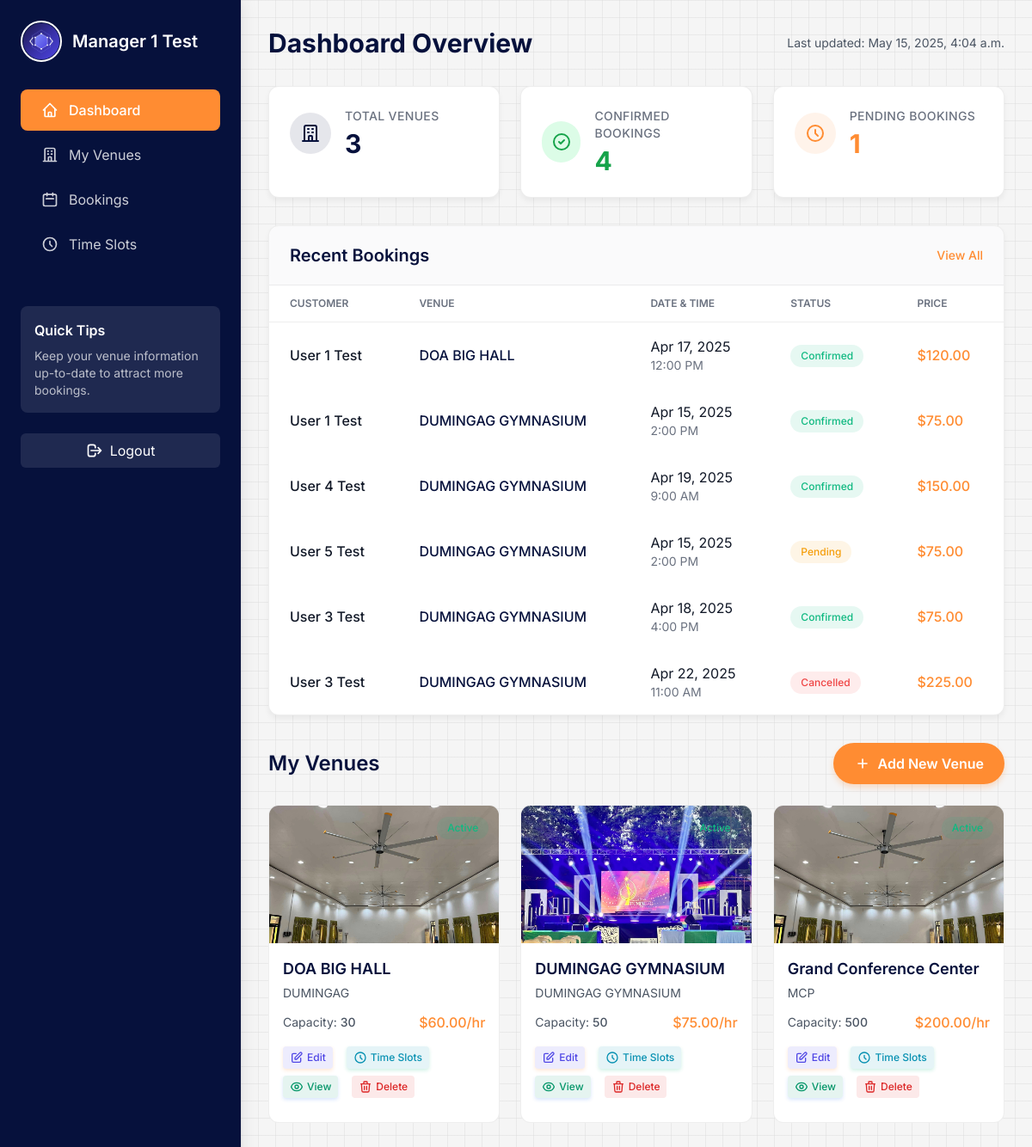
The page /manager/ (signed in) on the database as committed earlier.
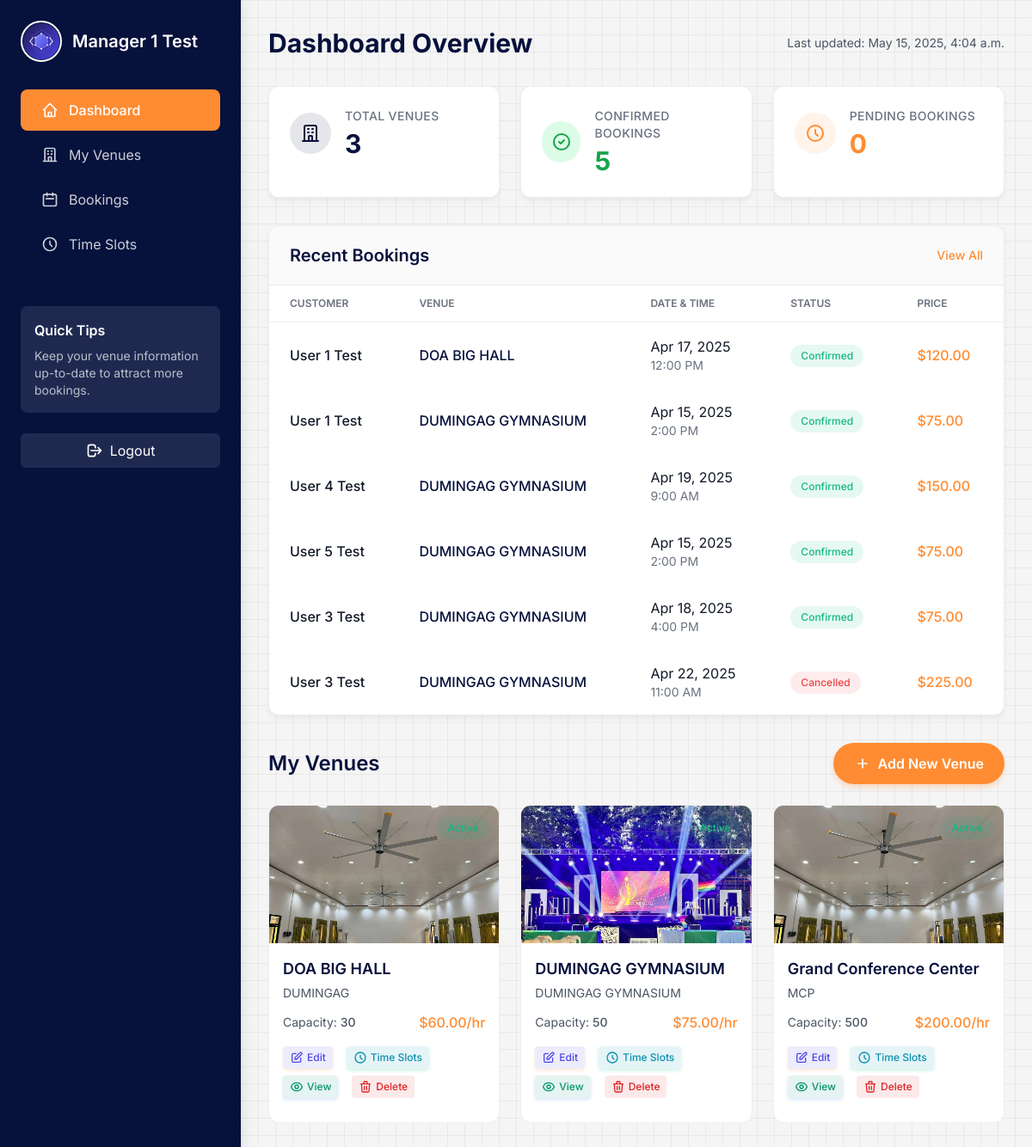
The same page on the database as committed later.
### booking/models/booking.py (models this page shows, shortened)
class Booking(models.Model):
    STATUS_CHOICES = [
        ('pending', 'Pending'),
        ('confirmed', 'Confirmed'),
        ('cancelled', 'Cancelled'),
    ]
    user = models.ForeignKey(User, on_delete=models.CASCADE, related_name='bookings')
    venue = models.ForeignKey(Venue, on_delete=models.CASCADE, related_name='bookings')
    time_slot = models.ForeignKey(TimeSlot, on_delete=models.CASCADE, related_name='bookings')
    num_guests = models.PositiveIntegerField()
    status = models.CharField(max_length=20, choices=STATUS_CHOICES, default='pending')
    special_requests = models.TextField(blank=True)
    total_price = models.DecimalField(max_digits=10, decimal_places=2)
    booking_date = models.DateTimeField(auto_now_add=True)
    class Meta:
        ordering = ['-booking_date']

### booking/models/venue.py (models this page shows, shortened)
class Venue(models.Model):
    STATUS_CHOICES = [
        ('active', 'Active'),
        ('maintenance', 'Under Maintenance'),
        ('inactive', 'Inactive'),
    ]
    name = models.CharField(max_length=200)
    description = models.TextField()
    address = models.CharField(max_length=255)
    capacity = models.PositiveIntegerField()
    hourly_rate = models.DecimalField(max_digits=10, decimal_places=2)
    image = models.ImageField(upload_to='venues/', blank=True, null=True)
    categories = models.ManyToManyField(Category, related_name='venues')
    manager = models.ForeignKey(VenueManager, on_delete=models.SET_NULL, null=True, related_name='managed_venues')
    status = models.CharField(max_length=20, choices=STATUS_CHOICES, default='active')
    created_at = models.DateTimeField(auto_now_add=True)
    updated_at = models.DateTimeField(auto_now=True)
    class Meta:
        ordering = ['name']

### booking/models/time_slot.py (models this page shows, shortened)
class TimeSlot(models.Model):
    venue = models.ForeignKey(Venue, on_delete=models.CASCADE, related_name='time_slots')
    date = models.DateField()
    start_time = models.TimeField()
    end_time = models.TimeField()
    is_available = models.BooleanField(default=True)
    class Meta:
        ordering = ['date', 'start_time']
        unique_together = ['venue', 'date', 'start_time']

### booking/views/manager_views.py (the view)
# urls.py: path('manager/', views.manager_dashboard, name='manager_dashboard'),
@login_required
@venue_manager_required
def manager_dashboard(request):
    manager = request.user.venue_manager
    venues = Venue.objects.filter(manager=manager)
    recent_bookings = Booking.objects.filter(
        venue__in=venues
    ).order_by('-booking_date')[:10]
    pending_bookings_count = Booking.objects.filter(
        venue__in=venues,
        status='pending'
    ).count()
    venues_count = venues.count()
    confirmed_bookings_count = Booking.objects.filter(
        venue__in=venues,
        status='confirmed'
    ).count()
    context = {
        'manager': manager,
        'venues': venues,
        'recent_bookings': recent_bookings,
        'pending_bookings_count': pending_bookings_count,
        'venues_count': venues_count,
        'confirmed_bookings_count': confirmed_bookings_count,
    }
    return render(request, 'manager/dashboard.html', context)

### booking/context_processors.py (called while the page is built)
def common_context(request):
    return {
        'all_categories': Category.objects.all(),
    }

### templates/manager/dashboard.html (shortened to what this page needs)
<!DOCTYPE html>
<html lang="en">
<head>
    <script src="https://cdn.tailwindcss.com"></script>
</head>
<body>
    <div class="dashboard-container">
        {% with active_page='dashboard' %}
            {% include 'manager/components/sidebar.html' %}
        {% endwith %}
        <main class="p-8">
            <div class="flex justify-between items-center mb-8">
                <h1 class="text-3xl font-bold text-primary">Dashboard Overview</h1>
                <div class="text-sm text-gray-600">
                    Last updated: {% now "F j, Y, g:i a" %}
                </div>
            </div>
            {% include 'manager/components/stats_cards.html' %}
            {% include 'manager/components/recent_bookings.html' %}
            {% include 'manager/components/venues_list.html' %}
        </main>
    </div>
</body>
</html>

### templates/manager/components/recent_bookings.html
<div class="dashboard-card mb-8">
    <div class="dashboard-card-header">
        <h2 class="text-xl font-semibold text-primary">Recent Bookings</h2>
        <a href="{% url 'manager_bookings' %}" class="text-accent hover:text-accent/80 text-sm font-medium">View All</a>
    </div>
    {% if recent_bookings %}
    <div class="overflow-x-auto">
        <table class="dashboard-table">
            <thead>
                <tr>
                    <th>Customer</th>
                    <th>Venue</th>
                    <th>Date & Time</th>
                    <th>Status</th>
                    <th>Price</th>
                </tr>
            </thead>
            <tbody>
                {% for booking in recent_bookings %}
                <tr>
                    <td>
                        <div class="font-medium text-gray-900">{{ booking.user.get_full_name|default:booking.user.username }}</div>
                    </td>
                    <td>
                        <div class="font-medium text-primary">{{ booking.venue.name }}</div>
                    </td>
                    <td>
                        <div class="text-gray-900">{{ booking.time_slot.date|date:"M d, Y" }}</div>
                        <div class="text-sm text-gray-500">{{ booking.time_slot.start_time|time:"g:i A" }}</div>
                    </td>
                    <td>
                        <span class="badge {% if booking.status == 'confirmed' %}badge-success{% elif booking.status == 'pending' %}badge-warning{% else %}badge-danger{% endif %}">
                            {{ booking.status|title }}
                        </span>
                    </td>
                    <td class="font-medium text-accent">${{ booking.total_price }}</td>
                </tr>
                {% endfor %}
            </tbody>
        </table>
    </div>
    {% else %}
    <div class="p-8 text-center">
        <p class="text-gray-600">No bookings yet.</p>
    </div>
    {% endif %}
</div>

Rows that differ between the two databases and show on the page:
changed Booking "User 5 Test": status "Pending" → "Confirmed"
Other text that changed with them:
{{ confirmed_bookings_count }}: "4" → "5"
{{ pending_bookings_count }}: "1" → "0"
